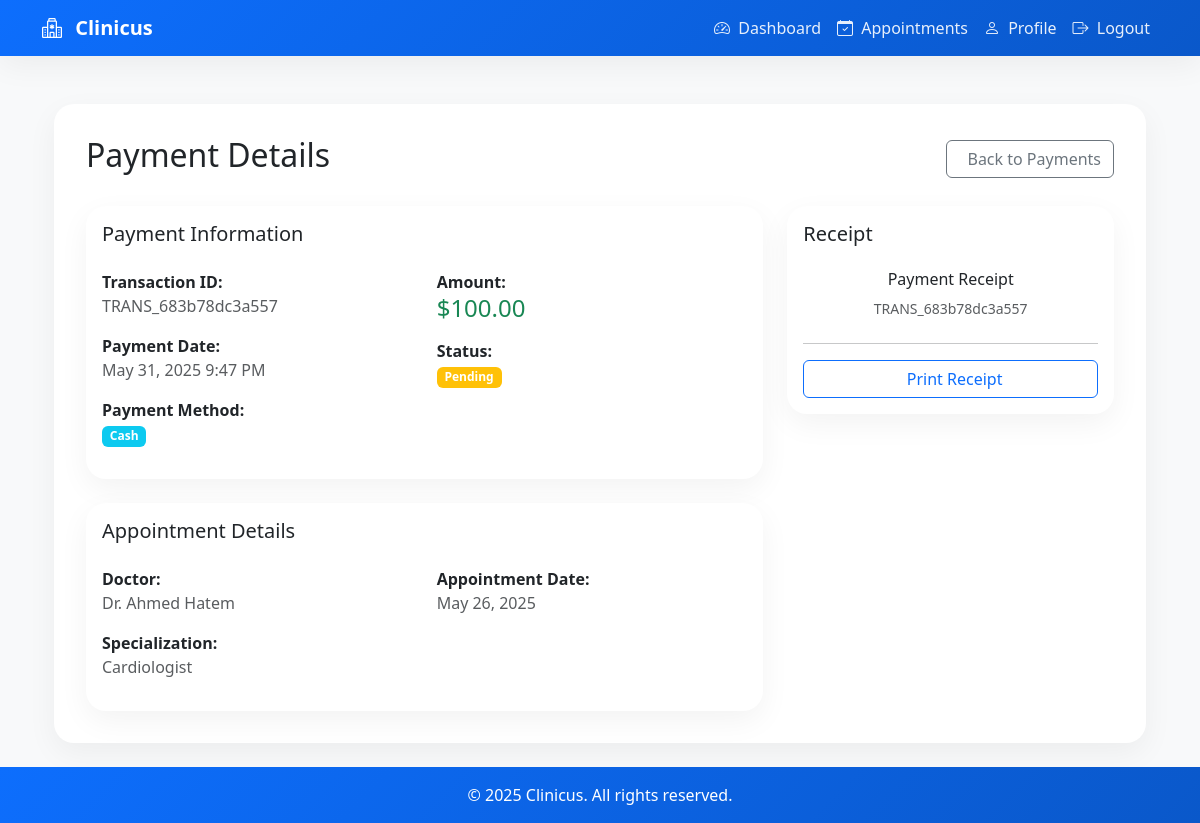
/payments/show/4 (signed in), run on the app's committed database.
### tables this page shows
CREATE TABLE `payment` (
  `ID` int(11) NOT NULL,
  `appointmentID` int(11) NOT NULL,
  `userID` int(11) NOT NULL,
  `amount` decimal(10,2) NOT NULL,
  `paymentMethod` int(11) NOT NULL,
  `status` enum('pending','completed','failed','refunded') DEFAULT 'pending',
  `transactionID` varchar(50) DEFAULT NULL,
  `createdAt` timestamp NOT NULL DEFAULT current_timestamp(),
  `updatedAt` timestamp NOT NULL DEFAULT current_timestamp() ON UPDATE current_timestamp()
);

CREATE TABLE `payment_methods` (
  `ID` int(11) NOT NULL,
  `name` varchar(255) NOT NULL,
  `createdAt` datetime DEFAULT current_timestamp(),
  `updatedAt` datetime DEFAULT current_timestamp() ON UPDATE current_timestamp()
);

CREATE TABLE `doctor_types` (
  `ID` int(11) NOT NULL,
  `Specialization` varchar(255) NOT NULL,
  `createdAt` datetime DEFAULT current_timestamp(),
  `updatedAt` datetime DEFAULT current_timestamp() ON UPDATE current_timestamp()
);

CREATE TABLE `appointment` (
  `ID` int(11) NOT NULL,
  `DoctorID` int(11) NOT NULL,
  `userID` int(11) NOT NULL,
  `reason` varchar(100) NOT NULL,
  `appointmentDate` datetime NOT NULL,
  `status` int(11) DEFAULT 0,
  `createdAt` datetime DEFAULT current_timestamp(),
  `updatedAt` datetime DEFAULT current_timestamp() ON UPDATE current_timestamp()
);

### Controllers/Controller.php (called while the page is built, shortened)
<?php
class Controller
{
    public function __construct()
    {
        $this->db = Database::getInstance();
    }
    protected function render($view, $data = [])
    {
        extract($data);
        require_once "views/{$view}.php";
        require_once "views/layouts/main.php";
    }
}

### Controllers/PaymentsController.php (called while the page is built, shortened)
<?php
include_once 'Model/entities/Payment.php';
class PaymentsController extends Controller
{
    private $paymentModel;
    private $appointmentModel;
    private $doctorModel;
    public function __construct()
    {
        $this->paymentModel = new \Model\entities\Payment($this->db);
        $this->appointmentModel = new \Model\entities\Appointment($this->db);
        $this->doctorModel = new \Model\entities\Doctor($this->db);
    }
    public function show($id)
    {
        $payment = $this->paymentModel->read($id);
        $appointment = $this->appointmentModel->read($payment['appointmentID']);
        $doctor = $this->doctorModel->read($appointment['DoctorID']);
        $paymentMethod = $this->paymentModel->getPaymentMethod($payment['paymentMethod']);
        $this->render('payments/view', [
            'payment' => $payment,
            'appointment' => $appointment,
            'doctor' => $doctor,
            'paymentMethod' => $paymentMethod
        ]);
    }
}

### Model/autoload.php (called while the page is built, shortened)
<?php
spl_autoload_register(function ($class) {
    $class = str_replace('\\', DIRECTORY_SEPARATOR, $class);
    $directories = [
        'Controllers/',
        'Model/',
        'Model/entities/',
        'Model/abstract/',
        'Model/interfaces/',
        'Model/strategies/',
        'Model/decorators/',
    ];
    foreach ($directories as $directory) {
        $file = $directory . $class . '.php';
        if (file_exists($file)) {
            return;
        }
    }
});

### Model/Database.php (called while the page is built, shortened)
<?php
class Database
{
    private static $instance = null;
    private $host = 'localhost';
    private $username = 'root';
    private $port = 3307;
    private $password = '';
    private $database = 'clinicus_db';
    private function __construct()
    {
        try {
            $this->connection = new mysqli($this->host, $this->username, $this->password, $this->database, $this->port);
        } catch (Exception $e) {
            die("Database connection failed: " . $e->getMessage());
        }
    }
    public static function getInstance()
    {
        if (self::$instance === null) {
            self::$instance = new self();
        }
        return self::$instance->connection;
    }
}

### Model/abstract/AbstractModel.php (called while the page is built, shortened)
<?php
abstract class AbstractModel
{
    public function __construct($db)
    {
        $this->conn = $db;
    }
}

### Model/entities/Payment.php (called while the page is built, shortened)
<?php
require_once __DIR__ . "/../abstract/AbstractModel.php";
class Payment extends AbstractModel
{
    public function read($id)
    {
        $stmt = $this->conn->prepare("
            SELECT p.*,
                   CONCAT(u.FirstName, ' ', u.LastName) as patientName,
                   CONCAT(d.FirstName, ' ', d.LastName) as doctorName,
                   a.appointmentDate,
                   dt.Specialization as specialization,
                   pm.name as paymentMethodName
            FROM Payment p
            JOIN Users u ON p.userID = u.userID
            JOIN Appointment a ON p.appointmentID = a.ID
            JOIN Users d ON a.DoctorID = d.userID
            JOIN Doctors doc ON a.DoctorID = doc.ID
            JOIN doctor_types dt ON doc.doctorType = dt.ID
            LEFT JOIN Payment_Methods pm ON p.paymentMethod = pm.ID
            WHERE p.ID = ?
        ");
        $stmt->bind_param("i", $id);
        $stmt->execute();
        $result = $stmt->get_result();
        $payment = $result->fetch_assoc();
        return $payment;
    }
}

### views/payments/view.php (the view, shortened to what this page needs)
<div class="container py-4">
    <div class="box">
        <div class="d-flex justify-content-between align-items-center mb-4">
            <h2>Payment Details</h2>
            <a href="/clinicus/payments" class="btn btn-outline-secondary">
                <i class="fas fa-arrow-left me-2"></i> Back to Payments
            </a>
        </div>
        <div class="row">
            <div class="col-md-8">
                <div class="card mb-4">
                    <div class="card-body">
                        <h5 class="card-title mb-4">Payment Information</h5>
                        <div class="row">
                            <div class="col-md-6">
                                <p><strong>Transaction ID:</strong><br>
                                    <span class="text-muted"><?php echo $payment['transactionID']; ?></span>
                                </p>
                                <p><strong>Payment Date:</strong><br>
                                    <span
                                        class="text-muted"><?php echo date('F j, Y g:i A', strtotime($payment['createdAt'])); ?></span>
                                </p>
                                <p><strong>Payment Method:</strong><br>
                                    <span class="badge bg-info">
                                        <?php echo htmlspecialchars($payment['paymentMethodName']); ?>
                                    </span>
                                </p>
                            </div>
                            <div class="col-md-6">
                                <p><strong>Amount:</strong><br>
                                    <span
                                        class="h4 text-success">$<?php echo number_format($payment['amount'], 2); ?></span>
                                </p>
                                <p><strong>Status:</strong><br>
                                    <span
                                        class="badge bg-<?php echo $payment['status'] === 'completed' ? 'success' : 'warning'; ?>">
                                        <?php echo ucfirst($payment['status']); ?>
                                    </span>
                                </p>
                            </div>
                        </div>
                    </div>
                </div>
                <div class="card">
                    <div class="card-body">
                        <h5 class="card-title mb-4">Appointment Details</h5>
                        <div class="row">
                            <div class="col-md-6">
                                <p><strong>Doctor:</strong><br>
                                    <span class="text-muted">Dr.
                                        <?php echo htmlspecialchars($payment['doctorName']); ?></span>
                                </p>
                                <p><strong>Specialization:</strong><br>
                                    <span
                                        class="text-muted"><?php echo htmlspecialchars($payment['specialization']); ?></span>
                                </p>
                            </div>
                            <div class="col-md-6">
                                <p><strong>Appointment Date:</strong><br>
                                    <span
                                        class="text-muted"><?php echo date('F j, Y', strtotime($payment['appointmentDate'])); ?></span>
                                </p>
                            </div>
                        </div>
                    </div>
                </div>
            </div>
            <div class="col-md-4">
                <div class="card">
                    <div class="card-body">
                        <h5 class="card-title mb-4">Receipt</h5>
                        <div class="text-center mb-4">
                            <h6>Payment Receipt</h6>
                            <p class="text-muted small"><?php echo $payment['transactionID']; ?></p>
                        </div>
                        <hr>
                        <div class="d-grid">
                            <button class="btn btn-outline-primary" onclick="window.print()">
                                <i class="fas fa-print me-2"></i> Print Receipt
                            </button>
                        </div>
                    </div>
                </div>
            </div>
        </div>
    </div>
</div>

### views/layouts/main.php (style rules this page uses)
:root { --primary-color: #0d6efd; --primary-dark: #0a58ca; --secondary-color: #6c757d; --accent-color: #dc3545; --text-color: #212529; --light-bg: #f8f9fa; --white: #ffffff; --shadow-sm: 0 10px 30px rgba(0, 0, 0, 0.05); --shadow-md: 0 15px 35px rgba(0, 0, 0, 0.1); }
html, body { height: 100%; margin: 0; }
body { font-family: 'Segoe UI', Tahoma, Geneva, Verdana, sans-serif; color: var(--text-color); background-color: var(--light-bg); display: flex; flex-direction: column; min-height: 100vh; }
.container { flex: 1 0 auto; }
.btn-outline-primary { border-color: var(--primary-color); color: var(--primary-color); }
.card { border: none; border-radius: 20px; box-shadow: var(--shadow-sm); transition: all 0.3s ease; }
.box { background: var(--white); border-radius: 20px; padding: 2rem; box-shadow: var(--shadow-sm); transition: all 0.3s ease; }

### data on the page
payment: transactionID "TRANS_683b78dc3a557", createdAt "May 31, 2025 9:47 PM", paymentMethod.name "Cash", amount "100.00", status "Pending", doctor_types.Specialization "Cardiologist", appointmentID.appointmentDate "May 26, 2025"

### other printed values
$payment['doctorName'] "Ahmed Hatem"
